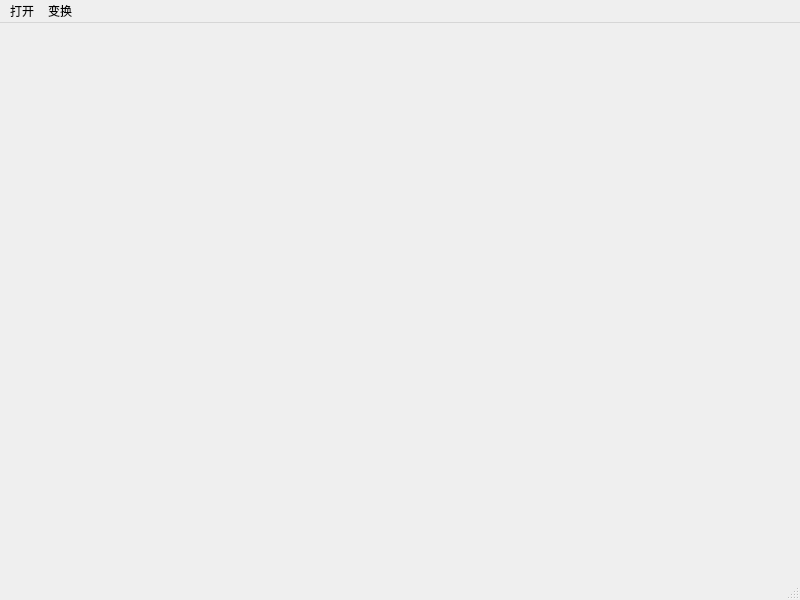
<?xml version="1.0" encoding="UTF-8"?>
<ui version="4.0">
 <class>MainWindow</class>
 <widget class="QMainWindow" name="MainWindow">
  <property name="geometry">
   <rect>
    <x>0</x>
    <y>0</y>
    <width>800</width>
    <height>600</height>
   </rect>
  </property>
  <property name="windowTitle">
   <string>图像处理练习</string>
  </property>
  <widget class="QWidget" name="centralwidget"/>
  <widget class="QMenuBar" name="menubar">
   <property name="geometry">
    <rect>
     <x>0</x>
     <y>0</y>
     <width>800</width>
     <height>23</height>
    </rect>
   </property>
   <widget class="QMenu" name="openMenu">
    <property name="title">
     <string>打开</string>
    </property>
    <addaction name="actionOpen_Image"/>
   </widget>
   <widget class="QMenu" name="transMenu">
    <property name="title">
     <string>变换</string>
    </property>
    <addaction name="actionBinary"/>
    <addaction name="actionGray"/>
    <addaction name="actionHis"/>
    <addaction name="actionHistogram_Equalization"/>
   </widget>
   <addaction name="openMenu"/>
   <addaction name="transMenu"/>
  </widget>
  <widget class="QStatusBar" name="statusbar"/>
  <action name="actionOpen_Image">
   <property name="text">
    <string>打开图片...</string>
   </property>
  </action>
  <action name="actionBinary">
   <property name="text">
    <string>二值化</string>
   </property>
  </action>
  <action name="actionGray">
   <property name="text">
    <string>黑白</string>
   </property>
  </action>
  <action name="actionHis">
   <property name="text">
    <string>直方图</string>
   </property>
  </action>
  <action name="actionHistogram_Equalization">
   <property name="text">
    <string>直方图均衡化</string>
   </property>
  </action>
 </widget>
 <resources/>
 <connections/>
</ui>
